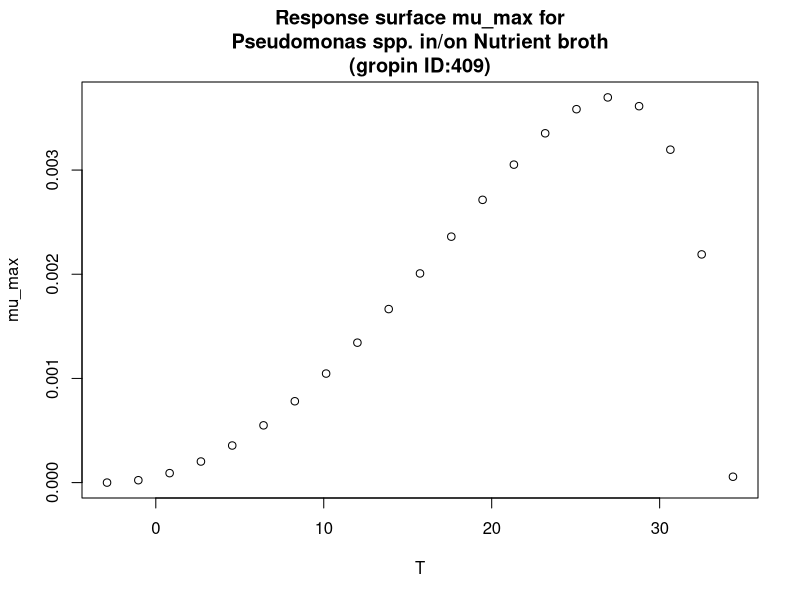

The R script that drew this image:
#############################
# start of Parameter script
#############################
T <- seq(-2.9029,34.3656343656344,length.out=21)
#############################
# end of Parameter script
#############################
############################# 
# start of Model script Gropin ID 409 
#############################
 
# constant coefficients for this model
 
variables <- data.frame(T)
argumentsPar <- expand.grid(variables)
 
# heart of the model
response_surface <- function(T) {
   mumax <-(3.7*(10^-3)*(T-34.4)*((T+2.9)^2))/((27.2+2.9)*((27.2+2.9)*(T-27.2)-(27.2-34.4)*(27.2-2.9-2*T)))

return(mumax=mumax)
} 

# output parameters
mumax <- cbind(argumentsPar,response_surface(argumentsPar['T']))
colnames(mumax) <- c(colnames(argumentsPar),'mumax')
#############################
# End of Model script
#############################
############################# 
# start of Visualisation script Gropin ID 409 
#############################
plot(T,mumax$mumax,
                          xlab='T',
                          ylab='mu_max',main='Response surface mu_max for
Pseudomonas spp. in/on Nutrient broth
(gropin ID:409)')
#############################
# End of Visualisation script
#############################
